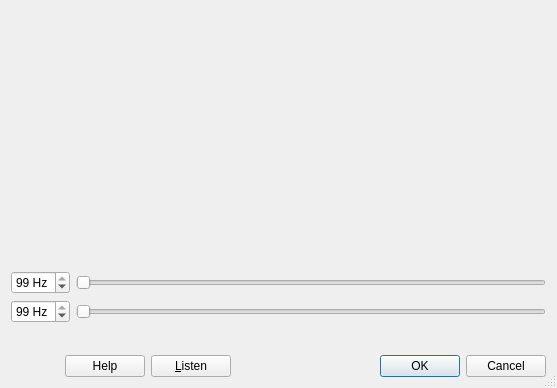
<?xml version="1.0" encoding="UTF-8"?>
<ui version="4.0">
 <class>NotchFilterDlg</class>
 <widget class="QDialog" name="NotchFilterDlg">
  <property name="geometry">
   <rect>
    <x>0</x>
    <y>0</y>
    <width>557</width>
    <height>388</height>
   </rect>
  </property>
  <property name="windowTitle">
   <string>Notch Filter</string>
  </property>
  <property name="sizeGripEnabled">
   <bool>true</bool>
  </property>
  <layout class="QGridLayout">
   <item row="0" column="0" colspan="2">
    <layout class="QGridLayout">
     <property name="margin">
      <number>0</number>
     </property>
     <property name="spacing">
      <number>0</number>
     </property>
     <item row="0" column="0">
      <widget class="Kwave::ScaleWidget" name="scale_db" native="true">
       <property name="sizePolicy">
        <sizepolicy hsizetype="Minimum" vsizetype="MinimumExpanding">
         <horstretch>0</horstretch>
         <verstretch>0</verstretch>
        </sizepolicy>
       </property>
       <property name="minimumSize">
        <size>
         <width>30</width>
         <height>0</height>
        </size>
       </property>
      </widget>
     </item>
     <item row="0" column="1">
      <widget class="Kwave::FrequencyResponseWidget" name="freq_response" native="true">
       <property name="minimumSize">
        <size>
         <width>400</width>
         <height>200</height>
        </size>
       </property>
      </widget>
     </item>
     <item row="1" column="1">
      <widget class="Kwave::ScaleWidget" name="scale_freq" native="true">
       <property name="sizePolicy">
        <sizepolicy hsizetype="MinimumExpanding" vsizetype="Minimum">
         <horstretch>0</horstretch>
         <verstretch>0</verstretch>
        </sizepolicy>
       </property>
       <property name="minimumSize">
        <size>
         <width>0</width>
         <height>30</height>
        </size>
       </property>
      </widget>
     </item>
    </layout>
   </item>
   <item row="1" column="0">
    <widget class="KIntSpinBox" name="spinbox">
     <property name="toolTip">
      <string>center frequency</string>
     </property>
     <property name="whatsThis">
      <string>&lt;b&gt;center frequency&lt;/b&gt;
Determines the center of the frequency range that
should be removed.</string>
     </property>
     <property name="suffix">
      <string> Hz</string>
     </property>
     <property name="value">
      <number>99</number>
     </property>
     <property name="maxValue" stdset="0">
      <number>99999</number>
     </property>
    </widget>
   </item>
   <item row="1" column="1">
    <widget class="QSlider" name="slider">
     <property name="toolTip">
      <string>center frequency</string>
     </property>
     <property name="whatsThis">
      <string>&lt;b&gt;center frequency&lt;/b&gt;
Determines the center of the frequency range that
should be removed.</string>
     </property>
     <property name="maximum">
      <number>44100</number>
     </property>
     <property name="orientation">
      <enum>Qt::Horizontal</enum>
     </property>
     <property name="tickInterval">
      <number>2000</number>
     </property>
    </widget>
   </item>
   <item row="2" column="1">
    <widget class="QSlider" name="slider_2">
     <property name="toolTip">
      <string>bandwidth</string>
     </property>
     <property name="whatsThis">
      <string>&lt;b&gt;bandwidth&lt;/b&gt;
Determines the width of the frequency range that
should be removed.</string>
     </property>
     <property name="minimum">
      <number>10</number>
     </property>
     <property name="maximum">
      <number>44100</number>
     </property>
     <property name="orientation">
      <enum>Qt::Horizontal</enum>
     </property>
     <property name="tickInterval">
      <number>2000</number>
     </property>
    </widget>
   </item>
   <item row="2" column="0">
    <widget class="KIntSpinBox" name="spinbox_2">
     <property name="toolTip">
      <string>bandwidth</string>
     </property>
     <property name="whatsThis">
      <string>&lt;b&gt;bandwidth&lt;/b&gt;
Determines the width of the frequency range that
should be removed.</string>
     </property>
     <property name="suffix">
      <string> Hz</string>
     </property>
     <property name="value">
      <number>99</number>
     </property>
     <property name="maxValue" stdset="0">
      <number>99999</number>
     </property>
    </widget>
   </item>
   <item row="3" column="0" colspan="2">
    <widget class="QFrame" name="frame3">
     <property name="minimumSize">
      <size>
       <width>0</width>
       <height>20</height>
      </size>
     </property>
     <property name="frameShape">
      <enum>QFrame::NoFrame</enum>
     </property>
     <property name="frameShadow">
      <enum>QFrame::Plain</enum>
     </property>
    </widget>
   </item>
   <item row="4" column="0" colspan="2">
    <layout class="QHBoxLayout">
     <item>
      <widget class="KDialogButtonBox" name="buttonHelp">
       <property name="standardButtons">
        <set>QDialogButtonBox::Help</set>
       </property>
      </widget>
     </item>
     <item>
      <widget class="QPushButton" name="btListen">
       <property name="toolTip">
        <string>start/stop pre-listening</string>
       </property>
       <property name="whatsThis">
        <string>Start or stop the pre-listening of the current settings. If pre-listening is enabled, you will nearly immediately hear any change in the selected parameters.</string>
       </property>
       <property name="text">
        <string>&amp;Listen</string>
       </property>
       <property name="checkable">
        <bool>true</bool>
       </property>
      </widget>
     </item>
     <item>
      <spacer>
       <property name="orientation">
        <enum>Qt::Horizontal</enum>
       </property>
       <property name="sizeType">
        <enum>QSizePolicy::Expanding</enum>
       </property>
       <property name="sizeHint" stdset="0">
        <size>
         <width>143</width>
         <height>20</height>
        </size>
       </property>
      </spacer>
     </item>
     <item>
      <widget class="KDialogButtonBox" name="buttonBox">
       <property name="standardButtons">
        <set>QDialogButtonBox::Cancel|QDialogButtonBox::Ok</set>
       </property>
      </widget>
     </item>
    </layout>
   </item>
  </layout>
 </widget>
 <layoutdefault spacing="6" margin="11"/>
 <customwidgets>
  <customwidget>
   <class>KDialogButtonBox</class>
   <extends>QDialogButtonBox</extends>
   <header>kdialogbuttonbox.h</header>
  </customwidget>
  <customwidget>
   <class>KIntSpinBox</class>
   <extends>QSpinBox</extends>
   <header>knuminput.h</header>
  </customwidget>
  <customwidget>
   <class>Kwave::ScaleWidget</class>
   <extends>QWidget</extends>
   <header location="global">libgui/ScaleWidget.h</header>
  </customwidget>
  <customwidget>
   <class>Kwave::FrequencyResponseWidget</class>
   <extends>QWidget</extends>
   <header>libgui/FrequencyResponseWidget.h</header>
  </customwidget>
 </customwidgets>
 <tabstops>
  <tabstop>slider</tabstop>
 </tabstops>
 <includes>
  <include location="global">klocale.h</include>
  <include location="local">libgui/ScaleWidget.h</include>
  <include location="local">libgui/FrequencyResponseWidget.h</include>
  <include location="local">knuminput.h</include>
 </includes>
 <resources/>
 <connections>
  <connection>
   <sender>spinbox</sender>
   <signal>valueChanged(int)</signal>
   <receiver>slider</receiver>
   <slot>setValue(int)</slot>
   <hints>
    <hint type="sourcelabel">
     <x>29</x>
     <y>270</y>
    </hint>
    <hint type="destinationlabel">
     <x>112</x>
     <y>269</y>
    </hint>
   </hints>
  </connection>
  <connection>
   <sender>slider</sender>
   <signal>valueChanged(int)</signal>
   <receiver>spinbox</receiver>
   <slot>setValue(int)</slot>
   <hints>
    <hint type="sourcelabel">
     <x>112</x>
     <y>269</y>
    </hint>
    <hint type="destinationlabel">
     <x>29</x>
     <y>270</y>
    </hint>
   </hints>
  </connection>
  <connection>
   <sender>slider_2</sender>
   <signal>valueChanged(int)</signal>
   <receiver>spinbox_2</receiver>
   <slot>setValue(int)</slot>
   <hints>
    <hint type="sourcelabel">
     <x>112</x>
     <y>301</y>
    </hint>
    <hint type="destinationlabel">
     <x>29</x>
     <y>302</y>
    </hint>
   </hints>
  </connection>
  <connection>
   <sender>spinbox_2</sender>
   <signal>valueChanged(int)</signal>
   <receiver>slider_2</receiver>
   <slot>setValue(int)</slot>
   <hints>
    <hint type="sourcelabel">
     <x>29</x>
     <y>302</y>
    </hint>
    <hint type="destinationlabel">
     <x>112</x>
     <y>301</y>
    </hint>
   </hints>
  </connection>
  <connection>
   <sender>buttonBox</sender>
   <signal>rejected()</signal>
   <receiver>NotchFilterDlg</receiver>
   <slot>reject()</slot>
   <hints>
    <hint type="sourcelabel">
     <x>344</x>
     <y>355</y>
    </hint>
    <hint type="destinationlabel">
     <x>374</x>
     <y>385</y>
    </hint>
   </hints>
  </connection>
  <connection>
   <sender>buttonBox</sender>
   <signal>accepted()</signal>
   <receiver>NotchFilterDlg</receiver>
   <slot>accept()</slot>
   <hints>
    <hint type="sourcelabel">
     <x>283</x>
     <y>364</y>
    </hint>
    <hint type="destinationlabel">
     <x>232</x>
     <y>386</y>
    </hint>
   </hints>
  </connection>
 </connections>
</ui>
